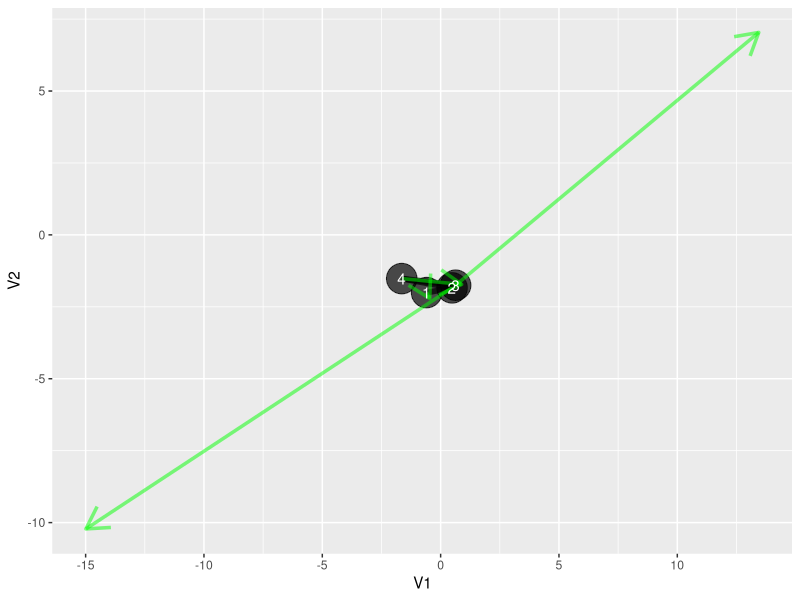
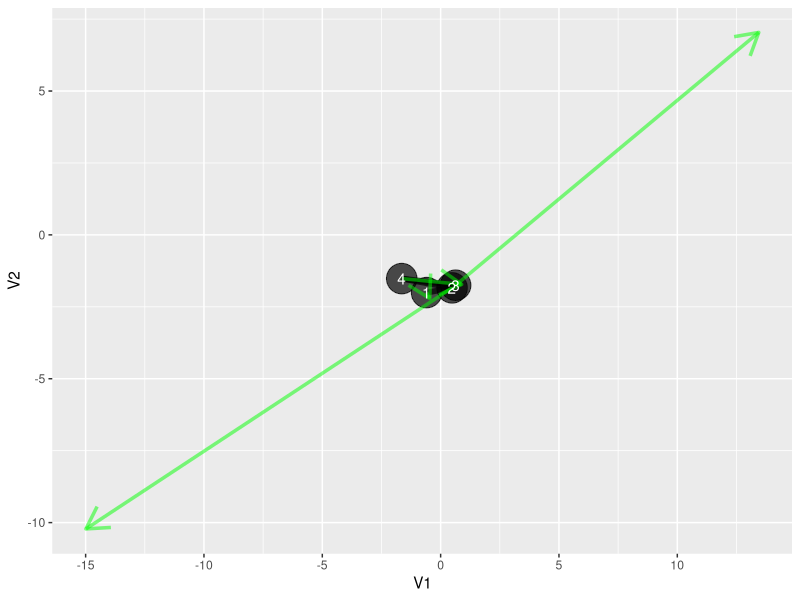

Here is the R script that generated these plots, in order:
rm(list=ls())
library("network")
library("mvtnorm")
library("ggplot2")
library("plyr")
library("dplyr")
library("reshape2")
library("grid")
# 
# net <- matrix(c(0,1,1,0,0,0,0,
#                 1,0,1,0,0,0,0,
#                 1,1,0,1,0,0,0,
#                 0,0,1,0,1,0,0,
#                 0,0,0,1,0,1,1,
#                 0,0,0,0,1,0,1,
#                 0,0,0,0,1,1,0),
#               byrow = TRUE, nrow = 7)

net <- matrix(c(0,1,0,0,
                1,0,1,1,
                0,1,0,1,
                0,1,1,0),
              byrow = TRUE, nrow = 4)

c0 <- 0.5
c1 <- 0.9
l <- 0.5

net <- as.matrix.network(network(net), matrix.type="edgelist")

net.fix <- function(net){
  attr(net, "positions") <- rmvnorm(n = attr(net, "n"), sigma = diag(c(1, 1)))
  attr(net, "edges") <- net[,] %>%
    as.data.frame %>%
    mutate(V1n = ifelse(V1<=V2, V1, V2),
           V2n = ifelse(V1<=V2, V2, V1)) %>%
    select(V1=V1n, V2=V2n) %>%
    distinct %>%
    as.matrix
  net
}

net <- net.fix(net)

net.calculate.repulsive <- function(net){
  
  dpositions <- attr(net, "positions") %>% as.data.frame
  dedges <- attr(net, "edges") %>% as.data.frame   
  nodes <- attr(net, "vnames")
  
  drep <- ldply(nodes, function(node){ # node <- 2 #sample(nodes, size = 1)
    
    node_x <- dpositions[node, "V1"]
    node_y <- dpositions[node, "V2"]
    
    dpositions[-node,] %>%
      mutate(node_origin = node,
             node_x = node_x,
             node_y = node_y,
             node_force = setdiff(nodes, node),
             dist = (node_x - V1)^2 + (node_y - V2)^2,
             dist = sqrt(dist),
             ex = (node_x - V1)/dist,
             ey = (node_y - V2)/dist,
             fx = c0*ex/dist^2,
             fy = c0*ey/dist^2)
  })
  
  drep
}

net.calculate.attractive <- function(net){
  
  dpositions <- attr(net, "positions") %>% as.data.frame
  dedges <- attr(net, "edges") %>% as.data.frame   
  nodes <- attr(net, "vnames")
  
  # attractive
  datt <- ldply(nodes, function(node){ # node <- 3 #sample(nodes, size = 1)
    
    relations_edges <- dedges %>%
      filter(V1 == node | V2 == node) %>%
      melt(id.vars = NULL) %>%
      .$value %>%
      unique %>%
      setdiff(node)
    
    node_x <- dpositions[node, "V1"]
    node_y <- dpositions[node, "V2"]
    
    dpositions[relations_edges,] %>%
      mutate(node_origin = node,
             node_x = node_x,
             node_y = node_y,
             node_force = relations_edges,
             dist = (node_x - V1)^2 + (node_y - V2)^2,
             dist = sqrt(dist),
             ex = (node_x - V1)/dist,
             ey = (node_y - V2)/dist,
             fx = -c1*(dist - l)*ex,
             fy = -c1*(dist - l)*ey)
  })
}

net.plot <- function(net){
  
  drep <- net.calculate.repulsive(net)
  datt <- net.calculate.attractive(net)
  
  drep2 <- drep %>% group_by(node_origin) %>% summarise(fx=sum(fx), fy=sum(fy))
  datt2 <- datt %>% group_by(node_origin) %>% summarise(fx=sum(fx), fy=sum(fy))
  
  dforce <- rbind.fill(drep, datt) %>%
    group_by(node_x, node_y) %>%
    summarise(fx=sum(fx), fy=sum(fy))
  
  dpositions <- attr(net, "positions") %>% as.data.frame %>% mutate(names = attr(net, "vnames"))
  dedges <- attr(net, "edges") %>% as.data.frame
  
  dedges <- dedges %>%
    cbind( dpositions[dedges$V1,1:2] %>% setNames(c("xs", "ys"))) %>%
    cbind( dpositions[dedges$V2,1:2] %>% setNames(c("xe", "ye")))
  
  ggplot() +
    geom_point(data=dpositions, aes(V1, V2), size = 10, alpha = 0.7, color="black") + # nodes
    geom_segment(data=dedges, aes(x=xs, y=ys, xend=xe, yend=ye), alpha = 0.7, size = 2, color = "black") + # edges
    
#     geom_segment(data=drep ,aes(x=node_x, y=node_y, xend=node_x+fx, yend=node_y+fy), alpha= 0.1, arrow = arrow(), color ="darkred", size=0.5) +
#     geom_segment(data=drep2,aes(x=node_x, y=node_y, xend=node_x+fx, yend=node_y+fy), alpha= 0.3, arrow = arrow(), color ="darkred", size=1.2) +
#     
#     geom_segment(data=datt ,aes(x=node_x, y=node_y, xend=node_x+fx, yend=node_y+fy), alpha= 0.1, arrow = arrow(), color="darkblue", size=0.5) +
#     geom_segment(data=datt2,aes(x=node_x, y=node_y, xend=node_x+fx, yend=node_y+fy), alpha= 0.3, arrow = arrow(), color="darkblue", size=1.2) +
    
    geom_segment(data=dforce,aes(x=node_x, y=node_y, xend=node_x+fx, yend=node_y+fy), alpha= 0.5, arrow = arrow(), color="green", size=1.2) +
    
    # theme
    geom_text(data=dpositions, aes(V1, V2, label=names), color = "white") +
    theme_gray()
   
}

net.plot(net)

net.update.positions <- function(net){
  
  dpositions <- attr(net, "positions")
  
  drep <- net.calculate.repulsive(net)
  datt <- net.calculate.attractive(net)  
  dforce <- rbind.fill(drep, datt) %>%
    group_by(node_origin) %>%
    summarise(fx=sum(fx), fy=sum(fy)) %>%
    select(fx, fy)
  
  dpositions_update <- dpositions + dforce
  dpositions_update <- dpositions_update %>%
    setNames(c("V1", "V2")) %>%
    as.matrix
  
  attr(net, "positions") <- dpositions_update
  
  net   
  
}



net.plot(net)
net <- net.update.positions(net)
